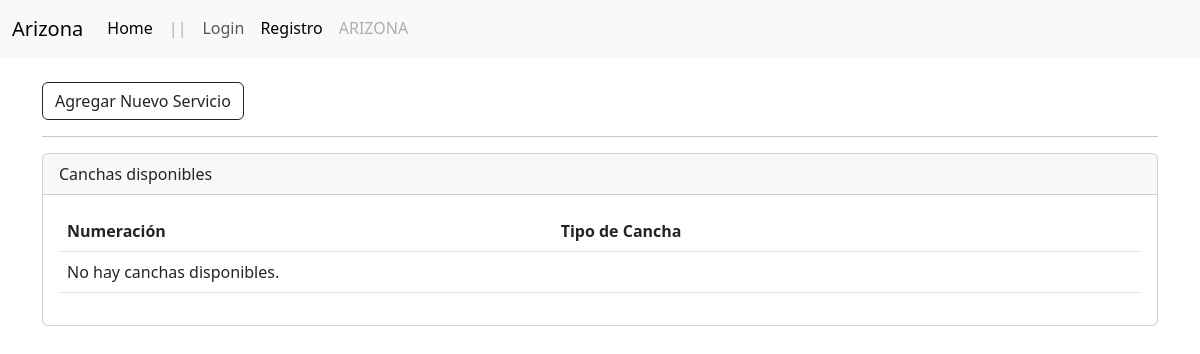
The app's page /servicio/listar/, older data.
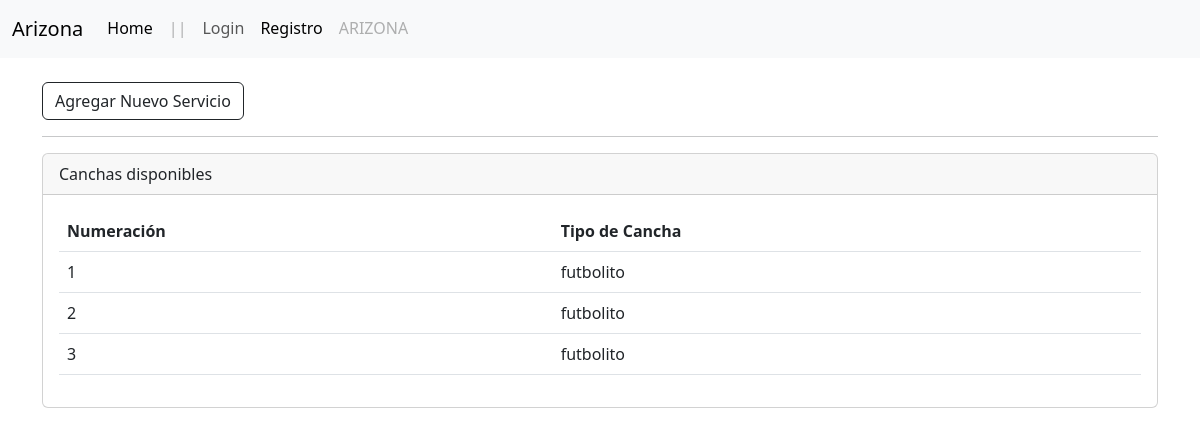
The same page, newer data.
### servicio/models.py (models this page shows, shortened)
class Cancha(models.Model):
    NUMERACION_CHOICES = [
        ('1', 'Cancha 1'),
        ('2', 'Cancha 2'),
        ('3', 'Cancha 3'),
        ('4', 'Cancha 4'),
        ('5', 'Cancha 5'),
        ('6', 'Cancha 6'),
        ('7', 'Cancha 7'),
        ('8', 'Cancha 8'),
    ]
    numeracion = models.CharField(max_length=10, choices=NUMERACION_CHOICES)
    tipo = models.ForeignKey(TipoCancha, on_delete=models.CASCADE, related_name='canchas')
    class Meta:
        verbose_name = _('Cancha')
        verbose_name_plural = _('Canchas')

class TipoCancha(models.Model):
    nombre = models.CharField(max_length=50)
    precio = models.DecimalField(max_digits=8, decimal_places=0)
    descripcion = models.TextField()
    def __str__(self):
        return self.nombre
    class Meta:
        verbose_name = _('Tipo de Cancha')
        verbose_name_plural = _('Tipos de Canchas')

### servicio/views.py (the view)
# urls.py: path('listar/', CanchaListView.as_view(), name='cancha-listar'),
class CanchaListView(ListView):
    model = Cancha
    template_name = 'servicios/listar.html'
    context_object_name = 'canchas'

### servicio/templates/servicios/listar.html (shortened to what this page needs)
{% extends "layout.html" %}
{% load static %}
{% load humanize %}
{% block container %}
<div class="container">
  <br>
  <a href="#" class="btn btn-outline-dark">Agregar Nuevo Servicio</a>
  <br>
  <hr>
  <div class="card">
    <div class="card-header">
      Canchas disponibles
    </div>
    <div class="card-body">
      <table class="table">
        <thead>
          <tr>
            <th>Numeración</th>
            <th>Tipo de Cancha</th>
          </tr>
        </thead>
        <tbody>
          {% for cancha in canchas %}
          <tr>
            <td>{{ cancha.numeracion }}</td>
            <td>{{ cancha.tipo }}</td>
          </tr>
          {% empty %}
          <tr>
            <td colspan="2">No hay canchas disponibles.</td>
          </tr>
          {% endfor %}
        </tbody>
      </table>
    </div>
  </div>
</div>
{% endblock %}

Row changes from the older to the newer data that the page shows:
added Cancha: numeracion "1", tipo "futbolito"
added Cancha: numeracion "2", tipo "futbolito"
added Cancha: numeracion "3", tipo "futbolito"
Text that changed along with them:
text no longer shown: "No hay canchas disponibles."
